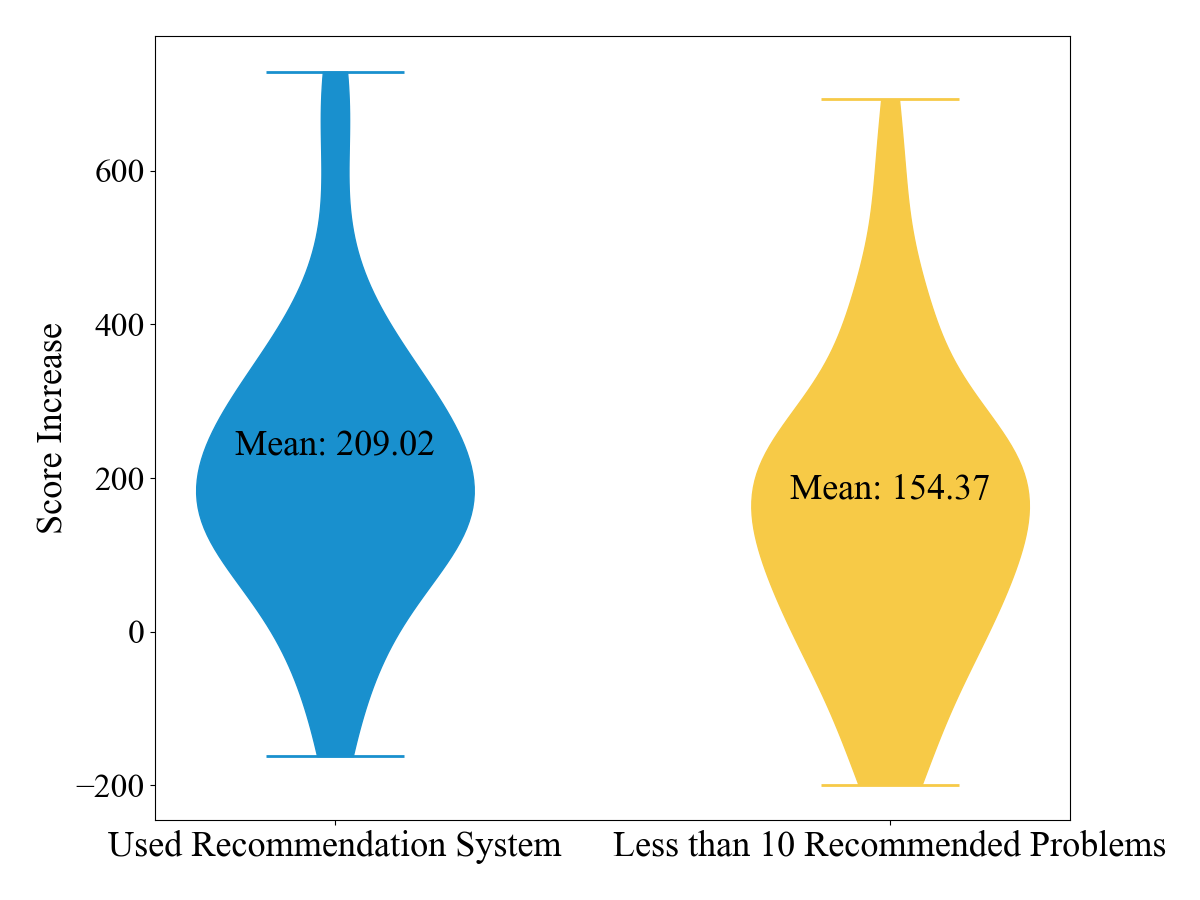

Python code for this plot:
import matplotlib
import numpy as np

# Ensure compatibility with GUI environments by setting the backend
matplotlib.use('TkAgg')
import matplotlib.pyplot as plt

# Data
used_recommendation_system_scores = [
    141, 622, 235, 389, 202, 287, -137, 207, 209, 438, 182, 331, 136, 272, 165, -20,
    334, 236, -162, -16, 70, 289, 164, 304, 28, 134, 157, -70, 12, 98, 147, 517, 98,
    249, -43, 418, 100, 39, 165, 102, 150, 370, 232, 294, 230, 347, 363, 729, 260,
    693, 112, 138, 266, 82, 257, 153
]
less_than_10_problems_scores = [
    53, 181, -51, 79, 234, 369, -5, 118, 266, 423, 196, 203, 93, 73, 246, 275, 72,
    146, 584, 436, 175, -11, 225, 229, 63, -4, -177, -56, 28, 115, -167, 128, -2,
    -172, 165, 384, -75, -47, 292, -171, 193, -81, 222, 171, 494, 596, 117, 156, 162,
    404, 49, 20, 234, -91, 431, 224, 179, -199, 111, 216, 168, 25, 254, -54, 342, 78,
    76, 693, 282, 285, 290
]

# Calculating mean values
mean_used_recommendation_system_scores = np.mean(used_recommendation_system_scores)
mean_less_than_10_problems_scores = np.mean(less_than_10_problems_scores)

# Plot adjustments for displaying mean values
plt.figure(figsize=(12, 9)) # Adjusted figure size for better readability
data_to_plot = [used_recommendation_system_scores, less_than_10_problems_scores]

# Increase font sizes globally
plt.rcParams.update({'font.size': 24})
plt.rc('font',family='Times New Roman')
violin_parts = plt.violinplot(data_to_plot, showmeans=True, showmedians=False)
# Colors
color1 = (25/255, 144/255, 206/255)  # Blue
color2 = (247/255, 202/255, 71/255)  # Yellow

# Applying colors
for partname in ('cbars','cmins','cmaxes','cmeans'):
    vp = violin_parts[partname]
    vp.set_edgecolor([color1, color2])
    vp.set_linewidth(2)

for pc, color in zip(violin_parts['bodies'], [color1, color2]):
    pc.set_facecolor(color)
    pc.set_edgecolor(color)
    pc.set_alpha(1)

# Customizing the plot with larger font sizes
plt.xticks([1, 2], ['Used Recommendation System', 'Less than 10 Recommended Problems'], fontsize=26)
plt.ylabel('Score Increase', fontsize=26)

# Annotating mean values with larger font sizes
plt.text(1, mean_used_recommendation_system_scores + 20, f'Mean: {mean_used_recommendation_system_scores:.2f}', ha='center', fontsize=26)
plt.text(2, mean_less_than_10_problems_scores + 20, f'Mean: {mean_less_than_10_problems_scores:.2f}', ha='center', fontsize=26)
plt.tight_layout()
# Show plot
plt.savefig('./rating_diff.png')  # Save the figure with larger text
plt.show()
